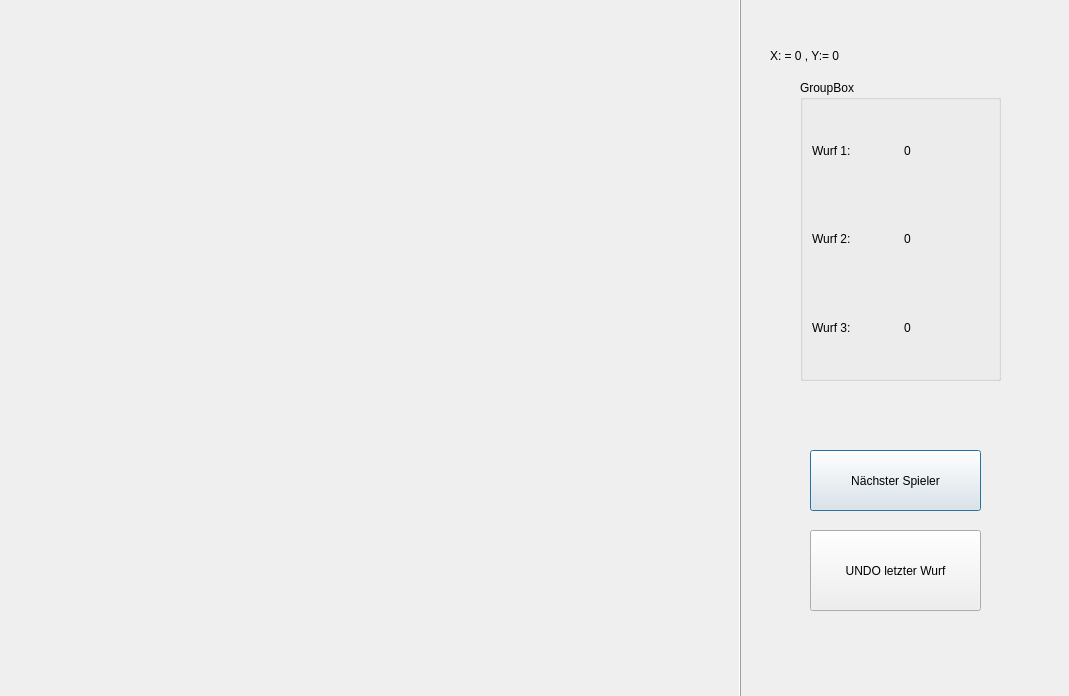
<?xml version="1.0" encoding="UTF-8"?>
<ui version="4.0">
 <class>DialogDartboard</class>
 <widget class="QDialog" name="DialogDartboard">
  <property name="geometry">
   <rect>
    <x>0</x>
    <y>0</y>
    <width>1069</width>
    <height>696</height>
   </rect>
  </property>
  <property name="windowTitle">
   <string>Dialog</string>
  </property>
  <widget class="Dartboard" name="DartboardView">
   <property name="geometry">
    <rect>
     <x>-10</x>
     <y>-40</y>
     <width>751</width>
     <height>771</height>
    </rect>
   </property>
   <property name="sizePolicy">
    <sizepolicy hsizetype="Preferred" vsizetype="Preferred">
     <horstretch>0</horstretch>
     <verstretch>0</verstretch>
    </sizepolicy>
   </property>
   <property name="mouseTracking">
    <bool>true</bool>
   </property>
   <property name="frameShape">
    <enum>QFrame::Box</enum>
   </property>
   <property name="frameShadow">
    <enum>QFrame::Raised</enum>
   </property>
   <property name="text">
    <string/>
   </property>
   <property name="pixmap">
    <pixmap resource="../../rsrc/resources.qrc">:/img/Dartboard.png</pixmap>
   </property>
   <property name="scaledContents">
    <bool>true</bool>
   </property>
  </widget>
  <widget class="QGroupBox" name="groupBox">
   <property name="geometry">
    <rect>
     <x>800</x>
     <y>80</y>
     <width>201</width>
     <height>301</height>
    </rect>
   </property>
   <property name="title">
    <string>GroupBox</string>
   </property>
   <layout class="QVBoxLayout" name="verticalLayout">
    <item>
     <layout class="QHBoxLayout" name="horizontalLayout_3">
      <item>
       <widget class="QLabel" name="label_2">
        <property name="text">
         <string>Wurf 1:</string>
        </property>
       </widget>
      </item>
      <item>
       <widget class="QLabel" name="wurf1">
        <property name="text">
         <string>0</string>
        </property>
       </widget>
      </item>
     </layout>
    </item>
    <item>
     <layout class="QHBoxLayout" name="horizontalLayout_2">
      <item>
       <widget class="QLabel" name="label_3">
        <property name="text">
         <string>Wurf 2:</string>
        </property>
       </widget>
      </item>
      <item>
       <widget class="QLabel" name="wurf2">
        <property name="text">
         <string>0</string>
        </property>
       </widget>
      </item>
     </layout>
    </item>
    <item>
     <layout class="QHBoxLayout" name="horizontalLayout">
      <item>
       <widget class="QLabel" name="label_4">
        <property name="text">
         <string>Wurf 3:</string>
        </property>
       </widget>
      </item>
      <item>
       <widget class="QLabel" name="wurf3">
        <property name="text">
         <string>0</string>
        </property>
       </widget>
      </item>
     </layout>
    </item>
   </layout>
  </widget>
  <widget class="QLabel" name="Koordinaten">
   <property name="geometry">
    <rect>
     <x>770</x>
     <y>30</y>
     <width>201</width>
     <height>51</height>
    </rect>
   </property>
   <property name="text">
    <string>X: = 0 , Y:= 0</string>
   </property>
  </widget>
  <widget class="QPushButton" name="naechsterSpieler">
   <property name="geometry">
    <rect>
     <x>810</x>
     <y>450</y>
     <width>171</width>
     <height>61</height>
    </rect>
   </property>
   <property name="text">
    <string>Nächster Spieler</string>
   </property>
  </widget>
  <widget class="QPushButton" name="undoLetzterWurf">
   <property name="geometry">
    <rect>
     <x>810</x>
     <y>530</y>
     <width>171</width>
     <height>81</height>
    </rect>
   </property>
   <property name="text">
    <string>UNDO letzter Wurf</string>
   </property>
  </widget>
 </widget>
 <customwidgets>
  <customwidget>
   <class>Dartboard</class>
   <extends>QLabel</extends>
   <header location="global">View/dartboard.h</header>
  </customwidget>
 </customwidgets>
 <resources>
  <include location="../../rsrc/resources.qrc"/>
 </resources>
 <connections/>
</ui>
